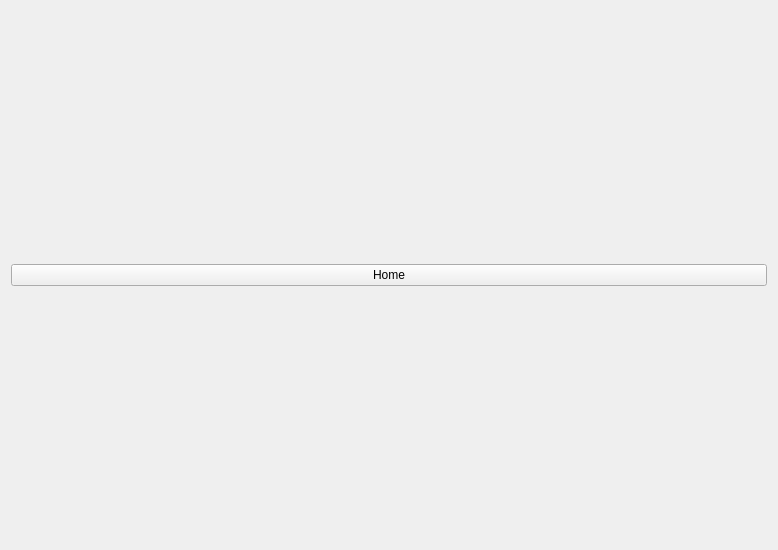
<?xml version="1.0" encoding="UTF-8"?>
<ui version="4.0">
 <class>widget</class>
 <widget class="QWidget" name="widget">
  <property name="geometry">
   <rect>
    <x>0</x>
    <y>0</y>
    <width>778</width>
    <height>550</height>
   </rect>
  </property>
  <property name="windowTitle">
   <string>Form</string>
  </property>
  <layout class="QGridLayout" name="gridLayout">
   <item row="0" column="0">
    <widget class="QPushButton" name="Home">
     <property name="text">
      <string>Home</string>
     </property>
    </widget>
   </item>
  </layout>
 </widget>
 <resources/>
 <connections/>
</ui>
